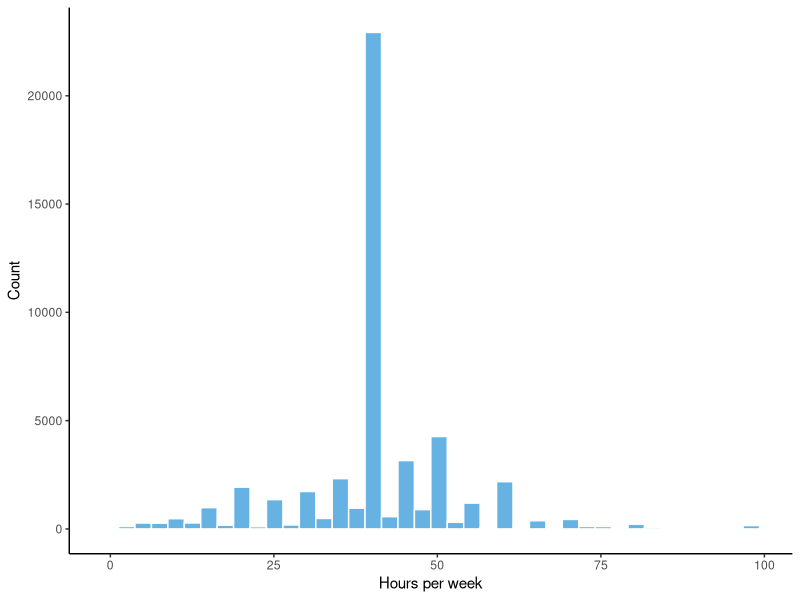
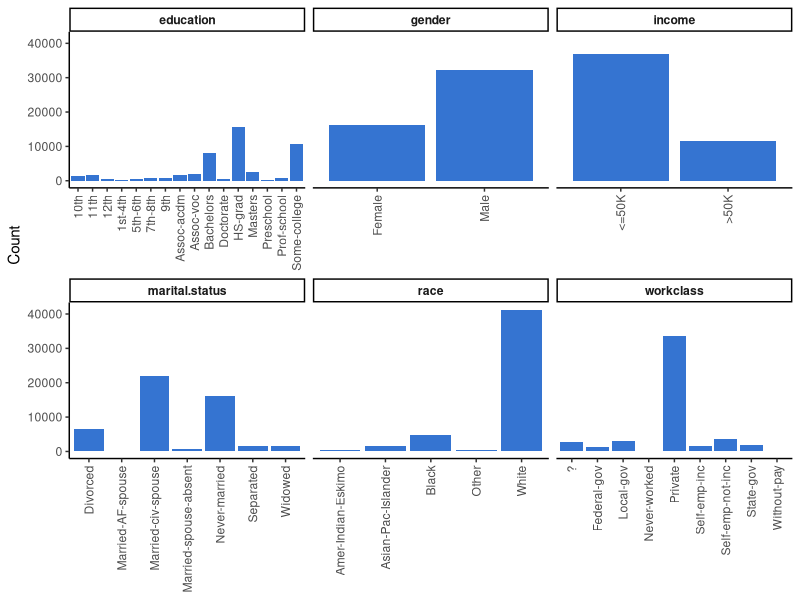
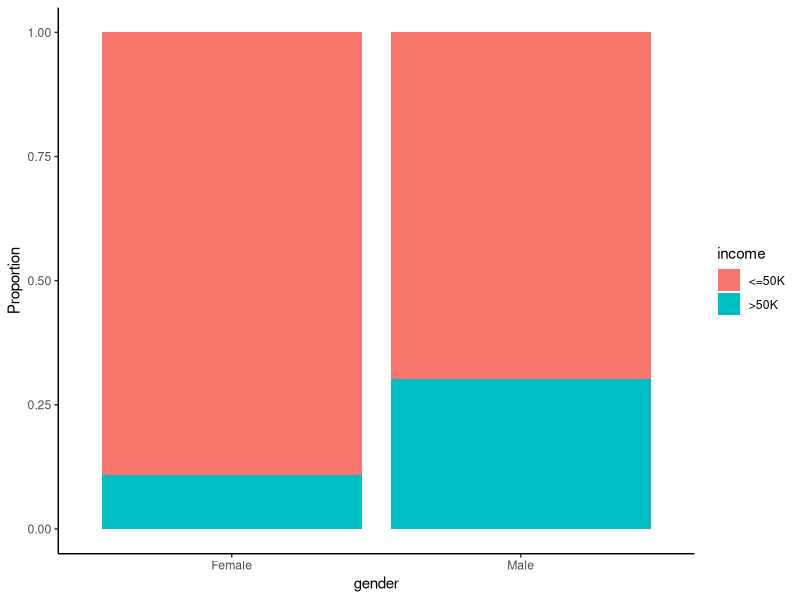
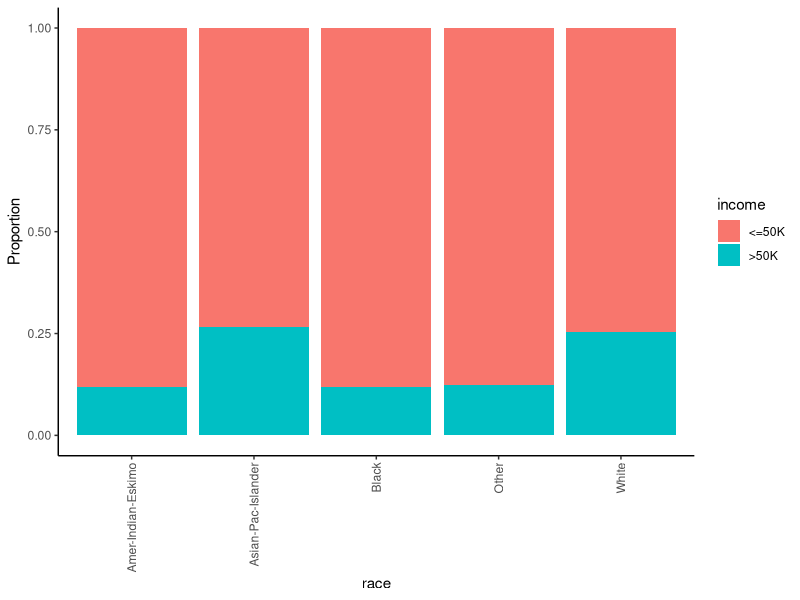
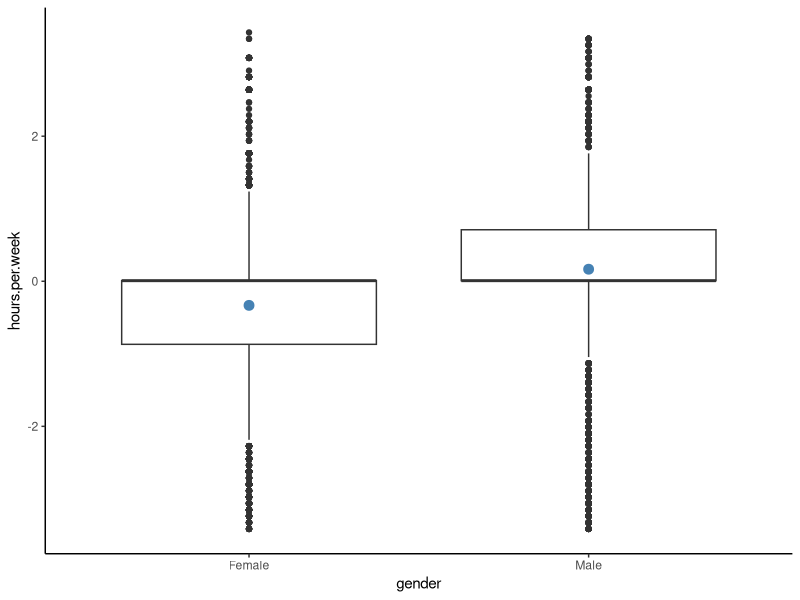
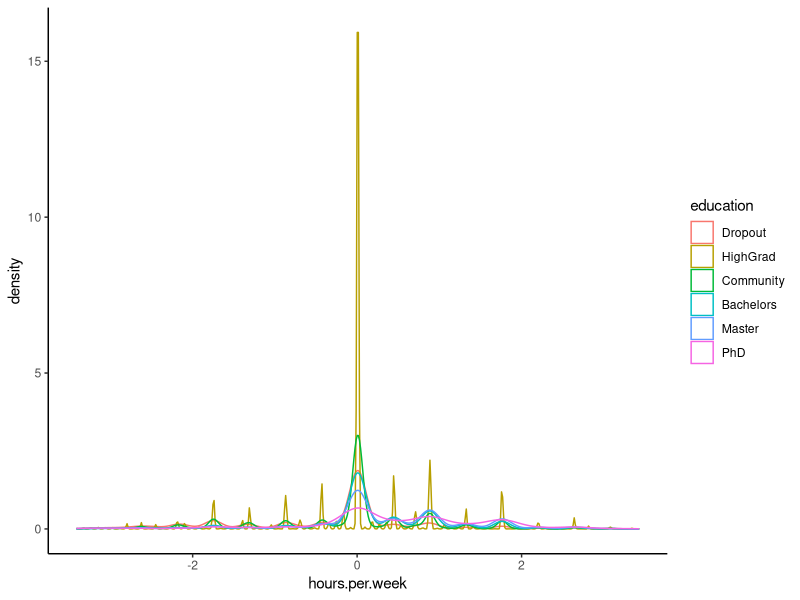
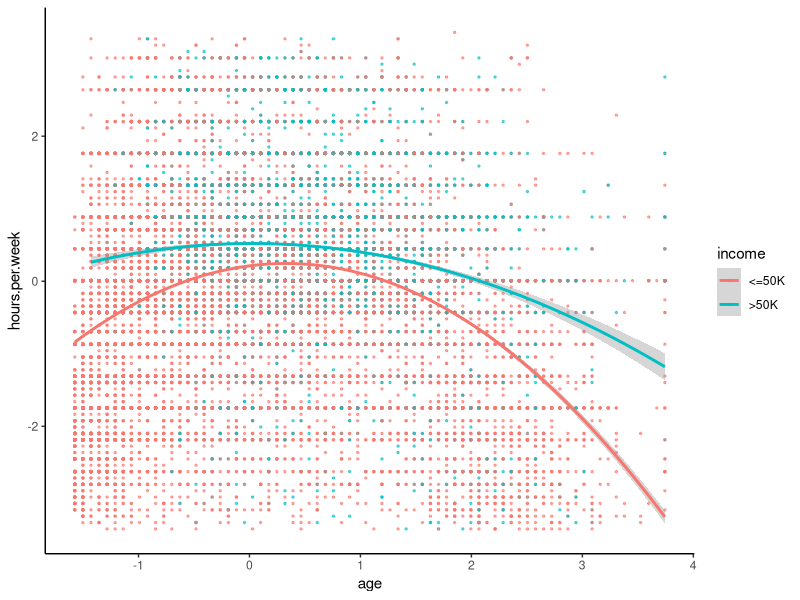
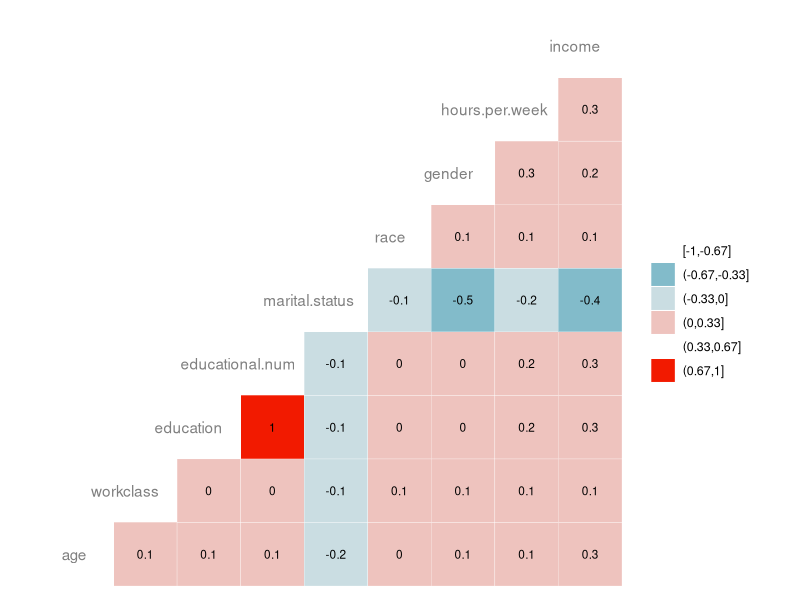

The R source for these figures, in order:
## ---- chunk 1
knitr::opts_chunk$set(
  echo = TRUE,
  fig.align = "center",
  message = FALSE,
  warning = FALSE
)
## ---- chunk 2
library(dplyr)
library(readr)

data_adult <- read_csv(
  "raw_data/adult.csv",
  name_repair = "universal",
  show_col_types = FALSE
) |>
  # Make the import robust to possible "X"/"x" index columns
  select(-any_of(c("X", "x"))) |>
  mutate(across(where(is.character), as.factor))

glimpse(data_adult)
## ---- chunk 3
continuous <- data_adult |>
  select(where(is.numeric))

summary(continuous)
## ---- chunk 4
library(ggplot2)

ggplot(data_adult, aes(x = hours.per.week)) +
  geom_histogram(bins = 40, fill = "#4AA4DE", color = "white", alpha = 0.85) +
  labs(x = "Hours per week", y = "Count") +
  theme_classic()
## ---- chunk 5
top_1_percent <- quantile(data_adult$hours.per.week, 0.99, na.rm = TRUE)
top_1_percent
## ---- chunk 6
data_adult_drop <- data_adult |>
  filter(hours.per.week < top_1_percent)

dim(data_adult_drop)
## ---- chunk 7
data_adult_rescale <- data_adult_drop |>
  mutate(across(where(is.numeric), ~ as.numeric(scale(.x))))

glimpse(data_adult_rescale)
## ---- chunk 8
factor_df <- data_adult_rescale |>
  select(where(is.factor))

ncol(factor_df)
## ---- chunk 9
library(tidyr)

factor_long <- factor_df |>
  pivot_longer(cols = everything(), names_to = "variable", values_to = "level")

ggplot(factor_long, aes(x = level)) +
  geom_bar(fill = "#1F65CC", alpha = 0.9) +
  facet_wrap(~ variable, scales = "free_x") +
  theme_classic() +
  theme(
    axis.text.x = element_text(angle = 90, vjust = 0.5, hjust = 1),
    strip.text = element_text(face = "bold")
  ) +
  labs(x = NULL, y = "Count")
## ---- chunk 10
recast_data <- data_adult_rescale |>
  mutate(
    education = case_when(
      education %in% c("Preschool", "1st-4th", "5th-6th", "7th-8th", "9th",
                       "10th", "11th", "12th") ~ "Dropout",
      education == "HS-grad" ~ "HighGrad",
      education %in% c("Some-college", "Assoc-acdm", "Assoc-voc") ~ "Community",
      education == "Bachelors" ~ "Bachelors",
      education %in% c("Masters", "Prof-school") ~ "Master",
      education == "Doctorate" ~ "PhD",
      TRUE ~ as.character(education)
    ) |>
      factor(levels = c("Dropout", "HighGrad", "Community", "Bachelors", "Master", "PhD"))
  )
## ---- chunk 11
recast_data |>
  dplyr::group_by(education) |>
  dplyr::summarize(
    average_educ_year = mean(educational.num, na.rm = TRUE),
    count = n(),
    .groups = "drop"
  ) |>
  dplyr::arrange(average_educ_year)
## ---- chunk 12
recast_data <- recast_data |>
  mutate(
    marital.status = case_when(
      marital.status %in% c("Never-married", "Married-spouse-absent") ~ "Not_married",
      marital.status %in% c("Married-AF-spouse", "Married-civ-spouse") ~ "Married",
      marital.status %in% c("Separated", "Divorced") ~ "Separated",
      marital.status == "Widowed" ~ "Widowed",
      TRUE ~ as.character(marital.status)
    ) |>
      factor()
  )

table(recast_data$marital.status)
## ---- chunk 13
ggplot(recast_data, aes(x = gender, fill = income)) +
  geom_bar(position = "fill") +
  theme_classic() +
  labs(y = "Proportion")
## ---- chunk 14
ggplot(recast_data, aes(x = race, fill = income)) +
  geom_bar(position = "fill") +
  theme_classic() +
  theme(axis.text.x = element_text(angle = 90, vjust = 0.5, hjust = 1)) +
  labs(y = "Proportion")
## ---- chunk 15
ggplot(recast_data, aes(x = gender, y = hours.per.week)) +
  geom_boxplot() +
  stat_summary(fun = mean, geom = "point", size = 3, color = "steelblue") +
  theme_classic()
## ---- chunk 16
ggplot(recast_data, aes(x = hours.per.week, color = education)) +
  geom_density(alpha = 0.25) +
  theme_classic()
## ---- chunk 17
anova_fit <- aov(hours.per.week ~ education, data = recast_data)
summary(anova_fit)
## ---- chunk 18
ggplot(recast_data, aes(x = age, y = hours.per.week, color = income)) +
  geom_point(size = 0.5, alpha = 0.6) +
  geom_smooth(method = "lm", formula = y ~ poly(x, 2), se = TRUE) +
  theme_classic()
## ---- chunk 19
library(GGally)

corr_df <- recast_data |>
  mutate(across(where(is.factor), ~ as.integer(.x)))

ggcorr(
  corr_df,
  method = c("pairwise", "spearman"),
  nbreaks = 6,
  hjust = 0.8,
  label = TRUE,
  label_size = 3,
  color = "grey50"
)
## ---- chunk 20
set.seed(1234)

n <- nrow(recast_data)
idx_train <- sample.int(n, size = floor(0.8 * n))

data_train <- recast_data[idx_train, ]
data_test  <- recast_data[-idx_train, ]

dim(data_train)
dim(data_test)
## ---- chunk 21
logit <- glm(income ~ ., data = data_train, family = binomial(link = "logit"))
summary(logit)
## ---- chunk 22
logit$aic
## ---- chunk 23
prob <- predict(logit, newdata = data_test, type = "response")

# Make predictions as factor with same levels as the truth
pred_class <- ifelse(prob > 0.5, ">50K", "<=50K") |>
  factor(levels = levels(data_test$income))

cm <- table(truth = data_test$income, estimate = pred_class)
cm
## ---- chunk 24
metrics_from_cm <- function(cm, positive = ">50K", negative = "<=50K") {
  tp <- cm[positive, positive]
  tn <- cm[negative, negative]
  fp <- cm[negative, positive]
  fn <- cm[positive, negative]

  accuracy  <- (tp + tn) / sum(cm)
  precision <- tp / (tp + fp)
  recall    <- tp / (tp + fn)
  f1        <- 2 * (precision * recall) / (precision + recall)

  c(accuracy = accuracy, precision = precision, recall = recall, f1 = f1)
}

metrics_from_cm(cm)
## ---- chunk 25
library(ROCR)

rocr_pred <- prediction(prob, data_test$income)
rocr_perf <- performance(rocr_pred, "tpr", "fpr")

plot(rocr_perf, colorize = TRUE, text.adj = c(-0.2, 1.7))
abline(a = 0, b = 1, lty = 2, col = "grey60")
## ---- chunk 26
logit_2 <- glm(
  income ~ . + age:hours.per.week + gender:hours.per.week,
  data = data_train,
  family = binomial(link = "logit")
)

anova(logit, logit_2, test = "Chisq")
## ---- chunk 27
prob_2 <- predict(logit_2, newdata = data_test, type = "response")

pred_class_2 <- ifelse(prob_2 > 0.5, ">50K", "<=50K") |>
  factor(levels = levels(data_test$income))

cm_2 <- table(truth = data_test$income, estimate = pred_class_2)
cm_2

metrics_from_cm(cm_2)
